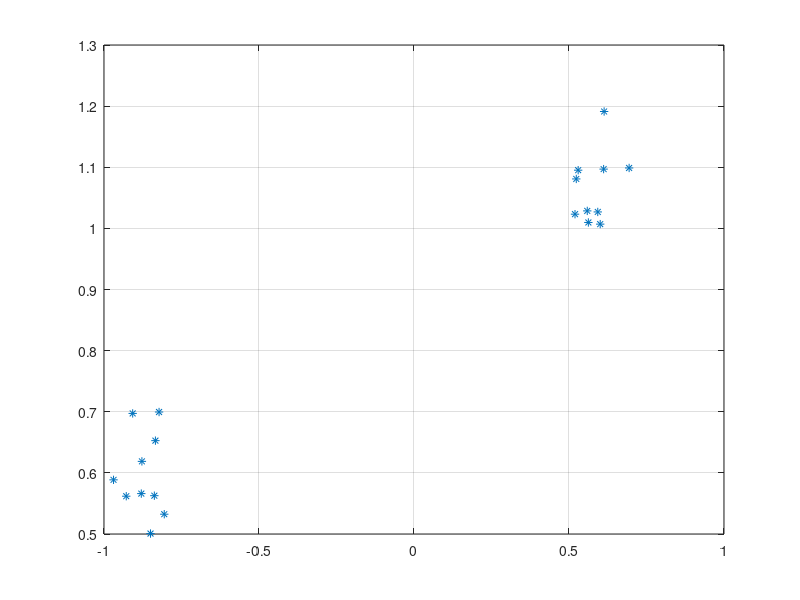

Here is the MATLAB script that generated this plot:
c1 = (rand(2,10)*.2)+repmat([-1;0.5],1,10);
c2 = (rand(2,10)*.2)+repmat([0.5;1],1,10);
a = [c1 c2];
plot (a(1,:),a(2,:),'*')
grid on